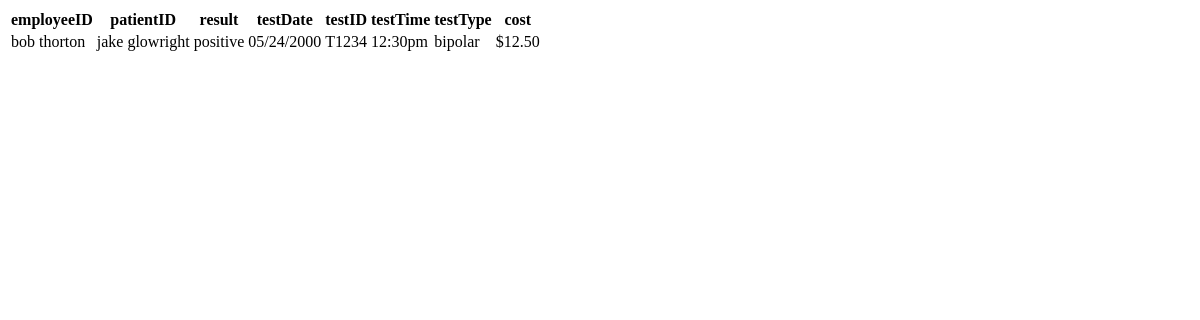
The app's page /labTest.php, older data.
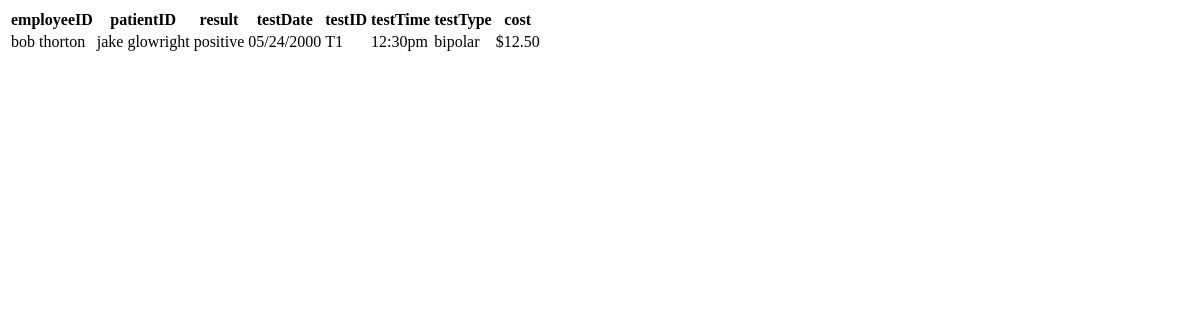
The same page, newer data.
### tables this page shows
CREATE TABLE `labtest` (
  `cost` varchar(11) NOT NULL,
  `employeeID` varchar(11) NOT NULL,
  `patientID` varchar(11) NOT NULL,
  `result` varchar(10) NOT NULL,
  `testDate` varchar(11) NOT NULL,
  `testID` varchar(11) NOT NULL,
  `testTime` varchar(11) NOT NULL,
  `testType` varchar(20) NOT NULL
);

CREATE TABLE `employee` (
  `address` varchar(25) NOT NULL,
  `name` varchar(20) NOT NULL,
  `phoneNumber` varchar(15) DEFAULT NULL,
  `job` varchar(20) NOT NULL,
  `taxID` int(11) DEFAULT NULL,
  `employeeID` varchar(11) NOT NULL
);

CREATE TABLE `patient` (
  `address` varchar(25) NOT NULL,
  `dateOfBirth` varchar(10) DEFAULT NULL,
  `name` varchar(20) NOT NULL,
  `phoneNumber` varchar(20) DEFAULT NULL,
  `patientID` varchar(11) NOT NULL,
  `sex` varchar(10) NOT NULL
);

### labTest.php (the view, shortened to what this page needs)
<!DOCTYPE html>
<html>
<body>
<?php
include('dbconnect.php');
$query = "SELECT *, em.name as em_name,p.name as p_name FROM labtest l INNER JOIN employee em ON l.employeeID=em.employeeID INNER JOIN patient p ON l.patientID=p.patientID";
$result = mysqli_query($conn,$query);
echo
"<table>
<tr>
<th>employeeID</th>
<th>patientID</th>
<th>result</th>
<th>testDate</th>
<th>testID</th>
<th>testTime</th>
<th>testType</th>
<th>cost</th>
</tr>";
if($result->num_rows>0){
while($row = mysqli_fetch_assoc($result)){
	if($row)
		echo "<tr><td>".$row["em_name"]."</td><td>".$row["p_name"]."</td><td>".$row["result"]."</td><td>".$row["testDate"]."</td><td>".$row["testID"]
	."</td><td>".$row["testTime"]."</td><td>".$row["testType"]."</td><td>".$row["cost"]."</td></tr>";
}}
else{
	echo "no results bro";
}
echo
"</table>";
?>
</body>
</html>

Row changes from the older to the newer data that the page shows:
removed labtest: employeeID.name "bob thorton", patientID.name "jake glowright", result "positive", testDate "05/24/2000", testID "T1234", testTime "12:30pm", testType "bipolar", cost "$12.50"
added labtest: employeeID.name "bob thorton", patientID.name "jake glowright", result "positive", testDate "05/24/2000", testID "T1", testTime "12:30pm", testType "bipolar", cost "$12.50"
